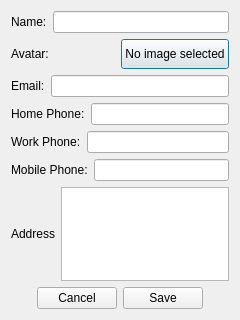
<?xml version="1.0" encoding="UTF-8"?>
<ui version="4.0">
 <class>ContactDetails240By320</class>
 <widget class="QDialog" name="ContactDetails240By320">
  <property name="geometry">
   <rect>
    <x>0</x>
    <y>0</y>
    <width>240</width>
    <height>320</height>
   </rect>
  </property>
  <property name="windowTitle">
   <string>Contact details</string>
  </property>
  <layout class="QVBoxLayout" name="verticalLayout">
   <item>
    <layout class="QHBoxLayout" name="horizontalLayout">
     <item>
      <widget class="QLabel" name="label">
       <property name="text">
        <string>Name:</string>
       </property>
      </widget>
     </item>
     <item>
      <widget class="QLineEdit" name="nameEdit"/>
     </item>
    </layout>
   </item>
   <item>
    <layout class="QHBoxLayout" name="horizontalLayout_2">
     <item>
      <widget class="QLabel" name="label_2">
       <property name="sizePolicy">
        <sizepolicy hsizetype="Ignored" vsizetype="Ignored">
         <horstretch>0</horstretch>
         <verstretch>0</verstretch>
        </sizepolicy>
       </property>
       <property name="text">
        <string>Avatar:</string>
       </property>
      </widget>
     </item>
     <item>
      <widget class="QPushButton" name="avatarButton">
       <property name="sizePolicy">
        <sizepolicy hsizetype="Minimum" vsizetype="Minimum">
         <horstretch>0</horstretch>
         <verstretch>0</verstretch>
        </sizepolicy>
       </property>
       <property name="minimumSize">
        <size>
         <width>0</width>
         <height>30</height>
        </size>
       </property>
       <property name="text">
        <string>No image selected</string>
       </property>
      </widget>
     </item>
    </layout>
   </item>
   <item>
    <layout class="QHBoxLayout" name="horizontalLayout_3">
     <item>
      <widget class="QLabel" name="label_3">
       <property name="text">
        <string>Email:</string>
       </property>
      </widget>
     </item>
     <item>
      <widget class="QLineEdit" name="emailEdit"/>
     </item>
    </layout>
   </item>
   <item>
    <layout class="QHBoxLayout" name="horizontalLayout_4">
     <item>
      <widget class="QLabel" name="label_4">
       <property name="text">
        <string>Home Phone:</string>
       </property>
      </widget>
     </item>
     <item>
      <widget class="QLineEdit" name="homePhoneEdit"/>
     </item>
    </layout>
   </item>
   <item>
    <layout class="QHBoxLayout" name="horizontalLayout_5">
     <item>
      <widget class="QLabel" name="label_5">
       <property name="text">
        <string>Work Phone:</string>
       </property>
      </widget>
     </item>
     <item>
      <widget class="QLineEdit" name="workPhoneEdit"/>
     </item>
    </layout>
   </item>
   <item>
    <layout class="QHBoxLayout" name="horizontalLayout_8">
     <item>
      <widget class="QLabel" name="label_8">
       <property name="text">
        <string>Mobile Phone:</string>
       </property>
      </widget>
     </item>
     <item>
      <widget class="QLineEdit" name="mobilePhoneEdit"/>
     </item>
    </layout>
   </item>
   <item>
    <layout class="QHBoxLayout" name="horizontalLayout_7">
     <item>
      <widget class="QLabel" name="label_6">
       <property name="text">
        <string>Address</string>
       </property>
      </widget>
     </item>
     <item>
      <widget class="QPlainTextEdit" name="addressEdit"/>
     </item>
    </layout>
   </item>
   <item>
    <layout class="QHBoxLayout" name="horizontalLayout_6">
     <item>
      <spacer name="horizontalSpacer">
       <property name="orientation">
        <enum>Qt::Horizontal</enum>
       </property>
       <property name="sizeHint" stdset="0">
        <size>
         <width>40</width>
         <height>20</height>
        </size>
       </property>
      </spacer>
     </item>
     <item>
      <widget class="QPushButton" name="cancelButton">
       <property name="text">
        <string>Cancel</string>
       </property>
      </widget>
     </item>
     <item>
      <widget class="QPushButton" name="saveButton">
       <property name="text">
        <string>Save</string>
       </property>
      </widget>
     </item>
     <item>
      <spacer name="horizontalSpacer_2">
       <property name="orientation">
        <enum>Qt::Horizontal</enum>
       </property>
       <property name="sizeHint" stdset="0">
        <size>
         <width>40</width>
         <height>20</height>
        </size>
       </property>
      </spacer>
     </item>
    </layout>
   </item>
  </layout>
 </widget>
 <resources/>
 <connections/>
</ui>
